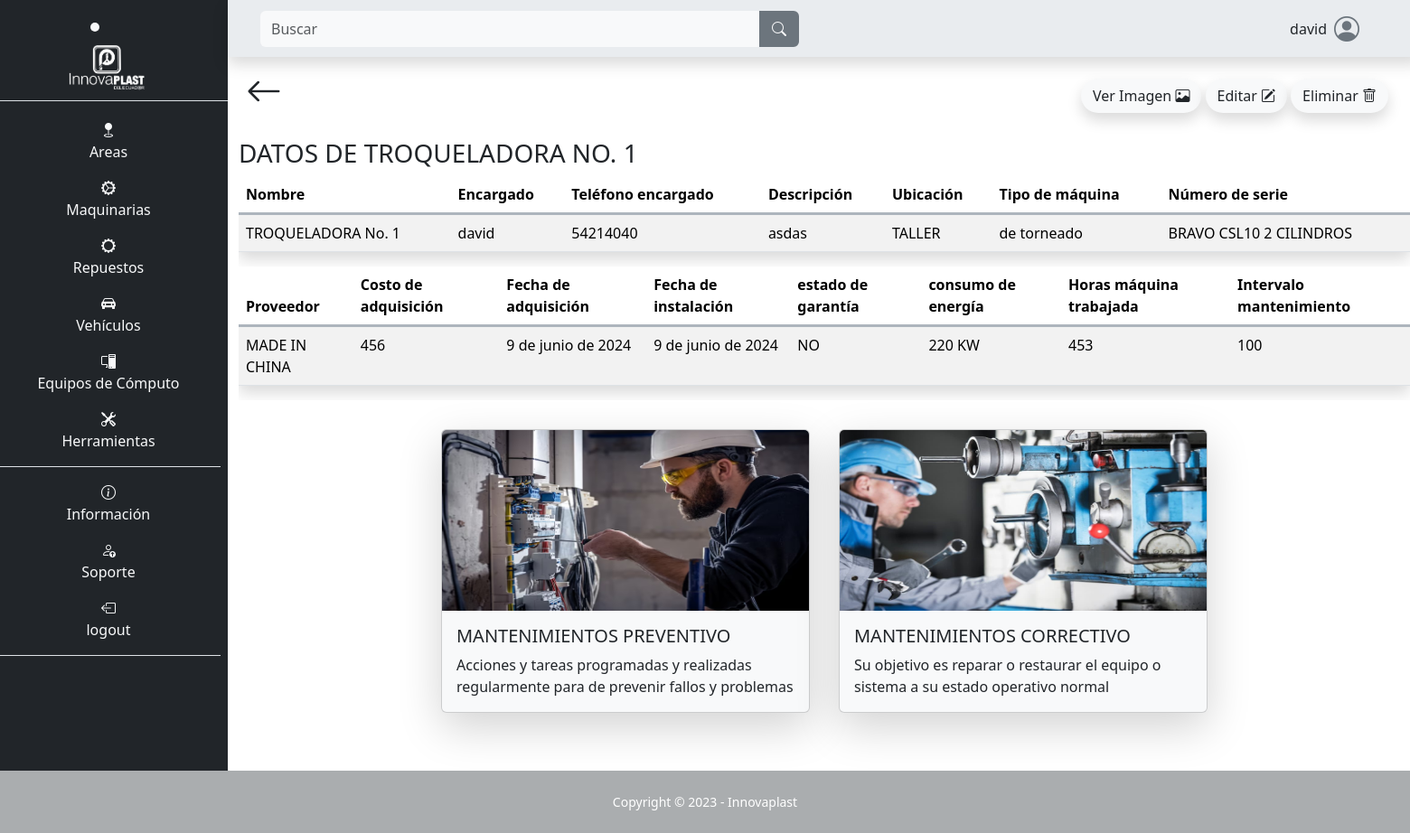
The app's page /maquina/detalles/17 (signed in) with its own data.
### SGE_maquina/models.py (models this page shows, shortened)
class Maquina(models.Model):
    nombre = models.CharField(max_length=100, null=False, blank=False)
    encargado = models.CharField(max_length=100, blank=False, null=False)
    teléfono_encargado = models.CharField(max_length=100, blank=False, null=False)
    descripción = models.TextField(max_length=500, null=False, blank=False)
    ubicación = models.CharField(max_length=100, null=False, blank=False)
    tipo_de_máquina = models.CharField(max_length=100, null=False, blank=False)
    número_de_serie_o_modelo = models.CharField(max_length=100, null=False, blank=False)
    proveedor = models.CharField(max_length=100, null=False, blank=False)
    costo_de_adquisición = models.IntegerField(blank=False, null=False)
    fecha_de_adquisición = models.DateField(default=date.today, blank=False, null=False)
    fecha_de_instalación = models.DateField(default=date.today, blank=False, null=False)
    estado_de_garantía = models.CharField(max_length=100, null=False, blank=False)
    consumo_de_energía = models.CharField(max_length=100, null=False, blank=False)
    horas_máquina_trabajada = models.IntegerField(blank=False, null=False, default=0)
    intervalo_mantenimiento = models.IntegerField(blank=False, null=False)
    fecha_ultimo_mantenimiento = models.DateField(default=date.today, blank=False, null=False)
    image = models.ImageField(upload_to="maquina/image", null=False, blank=False)

### SGE_maquina/views.py (the view, shortened to what this page needs)
# urls.py: path('detalles/<int:id>', views.detalles, name="detalles_area"),
@login_required
def detalles(request, id):
    if request.method == 'GET':
        maquina = get_object_or_404(Maquina, id=id)
        mantenimientos = maquina.mantenimientomaquina_set.all().order_by('-fecha', '-hora')
        form = MaquinaForm(instance=maquina)
        context = {
            'maquina': maquina,
            'form': form,
            'id': id,
            'mantenimientos': mantenimientos,
        }
        return render(request, 'SGE_maquina/detalles.html', context)

### templates/SGE_maquina/detalles.html (shortened to what this page needs)
{% extends "layout/base.html" %}
{% load static %}
{% block 'content' %}
<div class="container mb-5">
    <div class="d-flex p-2 justify-content-between">
        <a class="text-decoration-none text-dark flecha-atras" href="{% url "maquina" %}">
            <i class="bi bi-arrow-left fs-1"></i>
        </a>
        <span class="p-3">
            <button type="button" class="btn bg-body-tertiary imagen shadow rounded-pill" data-bs-toggle="modal" data-bs-target="#exampleModal">
                Ver Imagen <i class="bi bi-image"></i>
            </button>
            <button type="button" class="btn bg-body-tertiary editar shadow rounded-pill" data-bs-toggle="modal" data-bs-target="#modal-editar">
                Editar <i class="bi bi-pencil-square"></i>
            </button>
            <button type="button" class="btn bg-body-tertiary eliminar mt-md-0 mt-2 shadow rounded-pill" data-bs-toggle="modal" data-bs-target="#modal-eliminar">
                Eliminar <i class="bi bi-trash"></i>
            </button>
        </span>
    </div>
    <h3 class="mt-1 text-uppercase">Datos de {{ maquina.nombre }}</h3>
    <div class="table-responsive">
    <table class="table table-striped shadow">
        <thead>
            <tr class="border border-end-0 border-start-0 border-top-0 border-3 border-dark-subtle">
                <th scope="col">Nombre</th>
                <th scope="col">Encargado</th>
                <th scope="col">Teléfono encargado</th>
                <th scope="col">Descripción</th>
                <th scope="col">Ubicación</th>
                <th scope="col">Tipo de máquina</th>
                <th scope="col">Número de serie</th>
            </tr>
        </thead>
        <tbody>
            <tr>
                <td>{{ maquina.nombre }}</td>
                <td>{{ maquina.encargado }}</td>
                <td>{{ maquina.teléfono_encargado }}</td>
                <td>{{ maquina.descripción }}</td>
                <td>{{ maquina.ubicación }}</td>
                <td>{{ maquina.tipo_de_máquina }}</td>
                <td>{{ maquina.número_de_serie_o_modelo }}</td>
            </tr>
        </tbody>
    </table>
    </div>
    <div class="table-responsive">
    <table class="table table-striped shadow">
        <thead>
            <tr class="border border-end-0 border-start-0 border-top-0 border-3 border-dark-subtle">
                <th scope="col">Proveedor</th>
                <th scope="col">Costo de adquisición</th>
                <th scope="col">Fecha de adquisición</th>
                <th scope="col">Fecha de instalación</th>
                <th scope="col">estado de garantía</th>
                <th scope="col">consumo de energía</th>
                <th scope="col">Horas máquina trabajada</th>
                <th scope="col">Intervalo mantenimiento</th>
            </tr>
        </thead>
        <tbody>
            <tr>
                <td>{{ maquina.proveedor }}</td>
                <td>{{ maquina.costo_de_adquisición }}</td>
                <td>{{ maquina.fecha_de_adquisición }}</td>
                <td>{{ maquina.fecha_de_instalación }}</td>
                <td>{{ maquina.estado_de_garantía }}</td>
                <td>{{ maquina.consumo_de_energía }}</td>
                <td>{{ maquina.horas_máquina_trabajada }}</td>
                <td>{{ maquina.intervalo_mantenimiento }}</td>
            </tr>
        </tbody>
    </table>
    </div>
    <div class="row mt-3 d-flex justify-content-center align-item-center ps-5 pe-5">
        <div class="col-12 col-md-4 p-0 shadow-lg bg-body-tertiary card carta-home m-3">
            <a class="text-decoration-none text-dark" href="{% url "mantenimientos_maquina_preventivo" id=maquina.id %}">
                <img src="{% static "images/preventivo.png" %}" class="card-img-top" alt="..." style="max-height: 200px;">
                <div class="card-body">
                    <h5 class="card-title text-uppercase">Mantenimientos Preventivo</h5>
                    <p class="card-text m-0">Acciones y tareas programadas y realizadas regularmente para de prevenir fallos y problemas</p>
                </div>
            </a>
        </div>
        <div class="col-12 col-md-4 p-0 shadow-lg bg-body-tertiary card carta-home m-3">
            <a class="text-decoration-none text-dark" href="{% url "mantenimientos_maquina_correctivo" id=maquina.id %}">
                <img src="{% static "images/correctivo.jpg" %}" class="card-img-top" alt="..." style="max-height: 200px;">
                <div class="card-body">
                    <h5 class="card-title text-uppercase">Mantenimientos Correctivo</h5>
                    <p class="card-text m-0">Su objetivo es reparar o restaurar el equipo o sistema a su estado operativo normal</p>
                </div>
            </a>
        </div>
    </div>
</div>
{% endblock %}

### templates/layout/base.html (shortened to what this page needs)
{% load static %}
<!DOCTYPE html>
<html lang="es">
<head>
    <link rel="stylesheet" href="https://cdn.jsdelivr.net/npm/bootstrap-icons@1.10.3/font/bootstrap-icons.css">
    <link rel="stylesheet" href="{% static "css/bootstrap.css" %}">
    <link rel="stylesheet" href="{% static "css/style.css" %}">
</head>
<body class="" id="page-top">
    <main>
        <div class="row">
            {% if user.is_authenticated %}
            <div class="col-12 col-md-2 m-0 p-0 text-light text-center barra d-none d-md-block">
                <li class="nav-item active text-center fs-3 lista-menu m-2" style="transition: background-color 0.5s ease">
                    <a class="nav-link" href="{% url "index" %}">
                        <img src="{% static "images/Innovaplast.png" %}" alt="Innovaplast" style="max-height: 53px;">
                    </a>
                </li>
                <ul class="flex-column align-items-stretch p-2 border-top">
                    <li class="nav-item mt-1 pt-2 lista-menu text-center" style="transition: background-color 0.5s ease">
                        <a class="text-light text-decoration-none lista-menu" href="{% url "area" %}"><i class="bi bi-geo-fill"></i><p>Areas</p></a>
                    </li>
                    <li class="nav-item lista-menu" style="transition: background-color 0.5s ease">
                        <a class="text-light text-decoration-none lista-menu" href="{% url "maquina" %}"><i class="bi bi-gear-wide-connected"></i><p>Maquinarias</p></a>
                    </li>
                    <li class="nav-item lista-menu" style="transition: background-color 0.5s ease">
                        <a class="text-light text-decoration-none lista-menu" href="{% url "repuesto_maquina" %}"><i class="bi bi-gear-wide"></i><p>Repuestos</p></a>
                    </li>
                    <li class="nav-item lista-menu" style="transition: background-color 0.5s ease">
                        <a class="text-light text-decoration-none lista-menu" href="{% url "vehiculo" %}"><i class="bi bi-car-front-fill"></i><p>Vehículos</p></a>
                    </li>
                    <li class="nav-item lista-menu" style="transition: background-color 0.5s ease">
                        <a class="text-light text-decoration-none lista-menu" href="{% url "pc" %}"><i class="bi bi-pc-display"></i><p>Equipos de Cómputo</p></a>
                    </li>
                    <li class="nav-item border-bottom lista-menu" style="transition: background-color 0.5s ease">
                        <a class="text-light text-decoration-none lista-menu" href="{% url "herramienta" %}"><i class="bi bi-tools"></i><p>Herramientas</p></a>
                    </li>
                    <li class="nav-item pt-3 lista-menu" style="transition: background-color 0.5s ease">
                        <i class="bi bi-info-circle"></i><p>Información</p>
                    </li>
                    <li class="nav-item lista-menu" style="transition: background-color 0.5s ease">
                        <a class="text-light text-decoration-none lista-menu" href="{% url "soporte" %}">  <i class="bi bi-person-up"></i><p>Soporte</p></a>
                    </li>
                    {% if user.is_authenticated %}
                        <li class="nav-item lista-menu border-bottom" style="transition: background-color 0.5s ease">
                            <a class="text-light text-decoration-none lista-menu" href="{% url "logout" %}"><i class="bi bi-box-arrow-left"></i><p>logout</p></a>
                        </li>
                    {% else %}
                        <li class="nav-item lista-menu border-bottom" style="transition: background-color 0.5s ease">
                            <a class="text-light text-decoration-none lista-menu" href="{% url "login" %}"><i class="bi bi-box-arrow-right"></i><p>Login</p></a>
                        </li>
                    {% endif %}
                </ul>
            </div>
            {% endif %}
            <div class="col-12 col-md-10 m-0 p-0">
                {% if user.is_authenticated %}
                <nav class="row navbar bg-body-secondary p-2 m-0 shadow sticky-top navbar-expand-lg">
                        <div class="col-12 col-md-6 order-lg-first order-last">
                            <form class="d-flex form-inline mr-auto ml-md-3 my-2 my-md-0 ms-3 me-3 mw-100 navbar-search" role="search" action="" method='GET'>
                                <div class="input-group">
                                    <input class="form-control bg-light border-0 small" id="search-input" name="search" type="search" placeholder="Buscar" aria-label="Search">
                                    <div class="input-group-append">
                                        <button class="btn btn-secondary text-light rounded-0 rounded-end border-2" type="submit">
                                            <i class="bi bi-search"></i>
                                        </button>
                                    </div>
                                </div>
                            </form>
                        </div>
                        <div class="col-12 col-md-6">
                            <div class="me-5 d-flex justify-content-center justify-content-md-end align-items-center">
                                <p class="ms-5 mt-auto mb-auto">{{ user }}</p>
                                <i class="bi bi-person-circle fs-3 ms-2 icono-persona"></i>
                            </div>
                        </div>
                </nav>
                {% endif %}
                {% block 'content' %}{% endblock %}
            </div>
    </main>
    {% if user.is_authenticated %}
    <footer class="footer">
        <div class="small text-center p-4 text-white">Copyright &copy; 2023 - Innovaplast</div>
    </footer>
    {% endif %}
</body>
</html>

### static/css/style.css (style rules this page uses)
:root { --color-primary: #6c757d; --color-secondary: #212529; --body: #ffffff; --footer: #aaadaf; }
* { margin: 0; padding: 0; box-sizing: border-box; }
body { background-color: var(--body); }
.barra { background-color: var(--color-secondary); }
ul { list-style-type: none; }
.icono-persona { color: var(--color-primary); }
.footer { background-color: var(--footer); }

### records on screen
Maquina: nombre "TROQUELADORA NO. 1", nombre "TROQUELADORA No. 1", encargado "david", teléfono_encargado "54214040", descripción "asdas", ubicación "TALLER", tipo_de_máquina "de torneado", número_de_serie_o_modelo "BRAVO CSL10 2 CILINDROS", proveedor "MADE IN CHINA", costo_de_adquisición "456", fecha_de_adquisición "9 de junio de 2024", fecha_de_instalación "9 de junio de 2024", estado_de_garantía "NO", consumo_de_energía "220 KW", horas_máquina_trabajada "453", intervalo_mantenimiento "100"

### other values on screen
{{ user }} "david"
